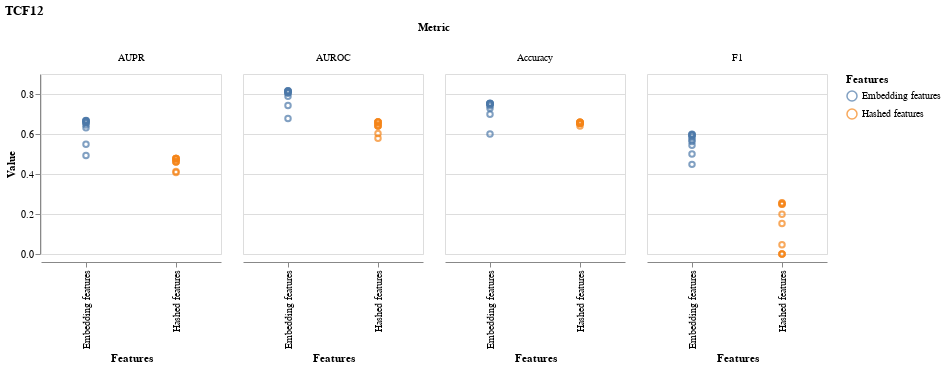

The code cell stored with this chart in its notebook:
### Code cell
import altair as alt

title = factor

alt.Chart(tidy_df).mark_point().encode(
    x='Features:N',
    y='Value:Q',
    color='Features:N',
    column='Metric:N'
).properties(
    width=180,
    height=180,
    title=title
)

### Figure 1 — Vega-Lite specification as saved in the notebook (floating-point values rounded to 4 significant figures)
{"$schema": "https://vega.github.io/schema/vega-lite/v2.3.0.json", "config": {"view": {"height": 300, "width": 400}}, "data": {"values": [{"Classifier": "RidgeClassifier", "Features": "Embedding features", "Metric": "AUPR", "Value": 0.6454}, {"Classifier": "KNeighborsClassifier", "Features": "Embedding features", "Metric": "AUPR", "Value": 0.5486}, {"Classifier": "RandomForestClassifier", "Features": "Embedding features", "Metric": "AUPR", "Value": 0.6313}, {"Classifier": "LinearSVC", "Features": "Embedding features", "Metric": "AUPR", "Value": 0.6662}, {"Classifier": "SGDClassifier", "Features": "Embedding features", "Metric": "AUPR", "Value": 0.6554}, {"Classifier": "LinearSVC", "Features": "Embedding features", "Metric": "AUPR", "Value": 0.6681}, {"Classifier": "SGDClassifier", "Features": "Embedding features", "Metric": "AUPR", "Value": 0.6625}, {"Classifier": "SGDClassifier", "Features": "Embedding features", "Metric": "AUPR", "Value": 0.658}, {"Classifier": "BernoulliNB", "Features": "Embedding features", "Metric": "AUPR", "Value": 0.4928}, {"Classifier": "Pipeline", "Features": "Embedding features", "Metric": "AUPR", "Value": 0.6663}, {"Classifier": "RidgeClassifier", "Features": "Hashed features", "Metric": "AUPR", "Value": 0.4773}, {"Classifier": "KNeighborsClassifier", "Features": "Hashed features", "Metric": "AUPR", "Value": 0.4073}, {"Classifier": "RandomForestClassifier", "Features": "Hashed features", "Metric": "AUPR", "Value": 0.4621}, {"Classifier": "LinearSVC", "Features": "Hashed features", "Metric": "AUPR", "Value": 0.4777}, {"Classifier": "SGDClassifier", "Features": "Hashed features", "Metric": "AUPR", "Value": 0.4598}, {"Classifier": "LinearSVC", "Features": "Hashed features", "Metric": "AUPR", "Value": 0.4773}, {"Classifier": "SGDClassifier", "Features": "Hashed features", "Metric": "AUPR", "Value": 0.4717}, {"Classifier": "SGDClassifier", "Features": "Hashed features", "Metric": "AUPR", "Value": 0.4594}, {"Classifier": "BernoulliNB", "Features": "Hashed features", "Metric": "AUPR", "Value": 0.4126}, {"Classifier": "Pipeline", "Features": "Hashed features", "Metric": "AUPR", "Value": 0.4778}, {"Classifier": "RidgeClassifier", "Features": "Embedding features", "Metric": "AUROC", "Value": 0.8035}, {"Classifier": "KNeighborsClassifier", "Features": "Embedding features", "Metric": "AUROC", "Value": 0.742}, {"Classifier": "RandomForestClassifier", "Features": "Embedding features", "Metric": "AUROC", "Value": 0.7887}, {"Classifier": "LinearSVC", "Features": "Embedding features", "Metric": "AUROC", "Value": 0.8151}, {"Classifier": "SGDClassifier", "Features": "Embedding features", "Metric": "AUROC", "Value": 0.8084}, {"Classifier": "LinearSVC", "Features": "Embedding features", "Metric": "AUROC", "Value": 0.8159}, {"Classifier": "SGDClassifier", "Features": "Embedding features", "Metric": "AUROC", "Value": 0.8126}, {"Classifier": "SGDClassifier", "Features": "Embedding features", "Metric": "AUROC", "Value": 0.8072}, {"Classifier": "BernoulliNB", "Features": "Embedding features", "Metric": "AUROC", "Value": 0.6772}, {"Classifier": "Pipeline", "Features": "Embedding features", "Metric": "AUROC", "Value": 0.8145}, {"Classifier": "RidgeClassifier", "Features": "Hashed features", "Metric": "AUROC", "Value": 0.6604}, {"Classifier": "KNeighborsClassifier", "Features": "Hashed features", "Metric": "AUROC", "Value": 0.6026}, {"Classifier": "RandomForestClassifier", "Features": "Hashed features", "Metric": "AUROC", "Value": 0.6409}, {"Classifier": "LinearSVC", "Features": "Hashed features", "Metric": "AUROC", "Value": 0.6604}, {"Classifier": "SGDClassifier", "Features": "Hashed features", "Metric": "AUROC", "Value": 0.6396}, {"Classifier": "LinearSVC", "Features": "Hashed features", "Metric": "AUROC", "Value": 0.6602}, {"Classifier": "SGDClassifier", "Features": "Hashed features", "Metric": "AUROC", "Value": 0.6491}, {"Classifier": "SGDClassifier", "Features": "Hashed features", "Metric": "AUROC", "Value": 0.6394}, {"Classifier": "BernoulliNB", "Features": "Hashed features", "Metric": "AUROC", "Value": 0.5792}, {"Classifier": "Pipeline", "Features": "Hashed features", "Metric": "AUROC", "Value": 0.6599}, {"Classifier": "RidgeClassifier", "Features": "Embedding features", "Metric": "Accuracy", "Value": 0.7412}, {"Classifier": "KNeighborsClassifier", "Features": "Embedding features", "Metric": "Accuracy", "Value": 0.6987}, {"Classifier": "RandomForestClassifier", "Features": "Embedding features", "Metric": "Accuracy", "Value": 0.7289}, {"Classifier": "LinearSVC", "Features": "Embedding features", "Metric": "Accuracy", "Value": 0.7516}, {"Classifier": "SGDClassifier", "Features": "Embedding features", "Metric": "Accuracy", "Value": 0.752}, {"Classifier": "LinearSVC", "Features": "Embedding features", "Metric": "Accuracy", "Value": 0.7536}, {"Classifier": "SGDClassifier", "Features": "Embedding features", "Metric": "Accuracy", "Value": 0.7518}, {"Classifier": "SGDClassifier", "Features": "Embedding features", "Metric": "Accuracy", "Value": 0.7486}, {"Classifier": "BernoulliNB", "Features": "Embedding features", "Metric": "Accuracy", "Value": 0.5995}, {"Classifier": "Pipeline", "Features": "Embedding features", "Metric": "Accuracy", "Value": 0.753}, {"Classifier": "RidgeClassifier", "Features": "Hashed features", "Metric": "Accuracy", "Value": 0.6592}, {"Classifier": "KNeighborsClassifier", "Features": "Hashed features", "Metric": "Accuracy", "Value": 0.64}, {"Classifier": "RandomForestClassifier", "Features": "Hashed features", "Metric": "Accuracy", "Value": 0.655}, {"Classifier": "LinearSVC", "Features": "Hashed features", "Metric": "Accuracy", "Value": 0.6594}, {"Classifier": "SGDClassifier", "Features": "Hashed features", "Metric": "Accuracy", "Value": 0.6536}, {"Classifier": "LinearSVC", "Features": "Hashed features", "Metric": "Accuracy", "Value": 0.6586}, {"Classifier": "SGDClassifier", "Features": "Hashed features", "Metric": "Accuracy", "Value": 0.6536}, {"Classifier": "SGDClassifier", "Features": "Hashed features", "Metric": "Accuracy", "Value": 0.6536}, {"Classifier": "BernoulliNB", "Features": "Hashed features", "Metric": "Accuracy", "Value": 0.6511}, {"Classifier": "Pipeline", "Features": "Hashed features", "Metric": "Accuracy", "Value": 0.6594}, {"Classifier": "RidgeClassifier", "Features": "Embedding features", "Metric": "F1", "Value": 0.5629}, {"Classifier": "KNeighborsClassifier", "Features": "Embedding features", "Metric": "F1", "Value": 0.4482}, {"Classifier": "RandomForestClassifier", "Features": "Embedding features", "Metric": "F1", "Value": 0.5002}, {"Classifier": "LinearSVC", "Features": "Embedding features", "Metric": "F1", "Value": 0.5922}, {"Classifier": "SGDClassifier", "Features": "Embedding features", "Metric": "F1", "Value": 0.597}, {"Classifier": "LinearSVC", "Features": "Embedding features", "Metric": "F1", "Value": 0.5992}, {"Classifier": "SGDClassifier", "Features": "Embedding features", "Metric": "F1", "Value": 0.5836}, {"Classifier": "SGDClassifier", "Features": "Embedding features", "Metric": "F1", "Value": 0.5713}, {"Classifier": "BernoulliNB", "Features": "Embedding features", "Metric": "F1", "Value": 0.5442}, {"Classifier": "Pipeline", "Features": "Embedding features", "Metric": "F1", "Value": 0.5953}, {"Classifier": "RidgeClassifier", "Features": "Hashed features", "Metric": "F1", "Value": 0.2486}, {"Classifier": "KNeighborsClassifier", "Features": "Hashed features", "Metric": "F1", "Value": 0.1983}, {"Classifier": "RandomForestClassifier", "Features": "Hashed features", "Metric": "F1", "Value": 0.04603}, {"Classifier": "LinearSVC", "Features": "Hashed features", "Metric": "F1", "Value": 0.2535}, {"Classifier": "SGDClassifier", "Features": "Hashed features", "Metric": "F1", "Value": 0}, {"Classifier": "LinearSVC", "Features": "Hashed features", "Metric": "F1", "Value": 0.249}, {"Classifier": "SGDClassifier", "Features": "Hashed features", "Metric": "F1", "Value": 0}, {"Classifier": "SGDClassifier", "Features": "Hashed features", "Metric": "F1", "Value": 0}, {"Classifier": "BernoulliNB", "Features": "Hashed features", "Metric": "F1", "Value": 0.1526}, {"Classifier": "Pipeline", "Features": "Hashed features", "Metric": "F1", "Value": 0.2562}]}, "encoding": {"color": {"field": "Features", "type": "nominal"}, "column": {"field": "Metric", "type": "nominal"}, "x": {"field": "Features", "type": "nominal"}, "y": {"field": "Value", "type": "quantitative"}}, "height": 180, "mark": "point", "title": "TCF12", "width": 180}
